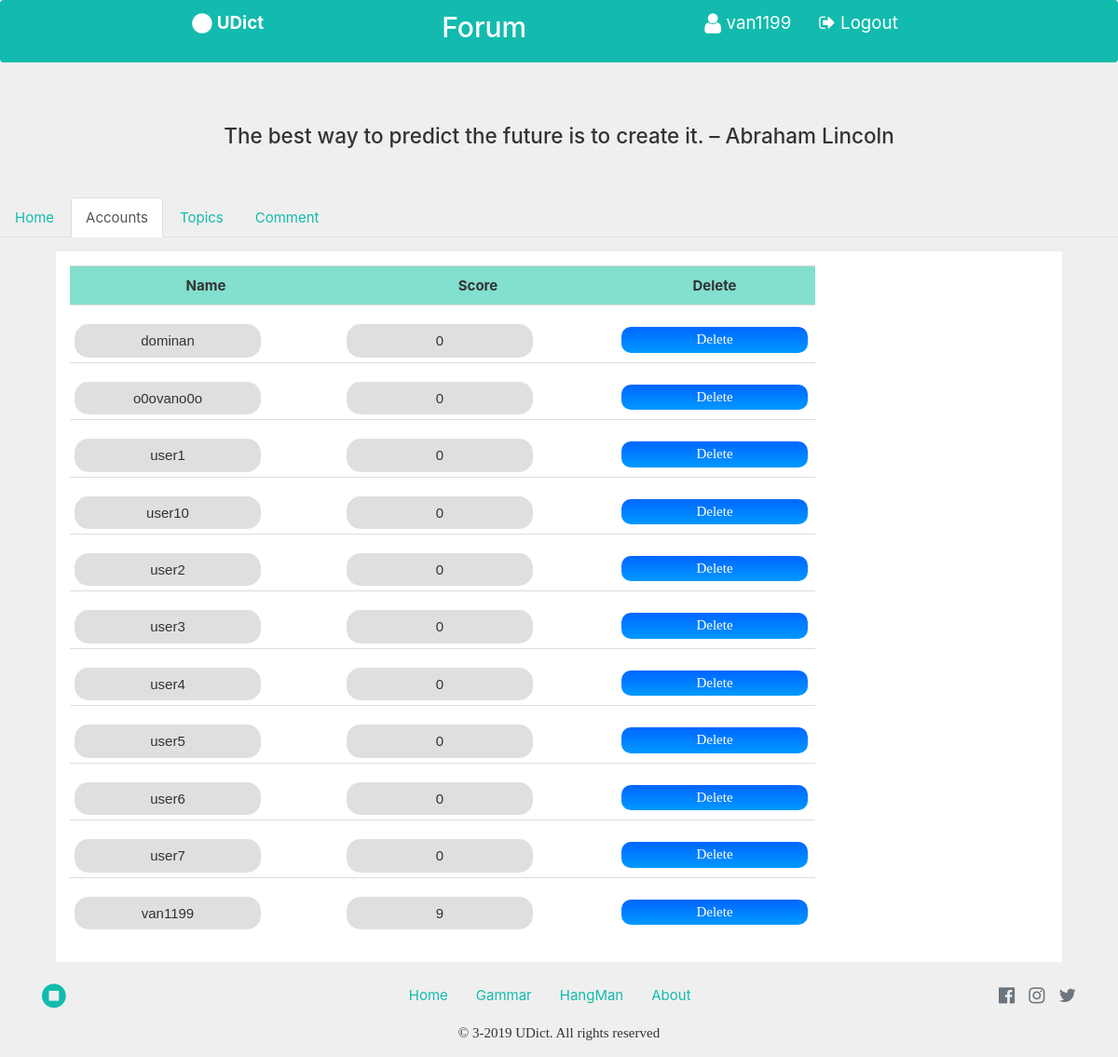
/forum/usercontroll.php (signed in), run on an earlier commit of the app's database.
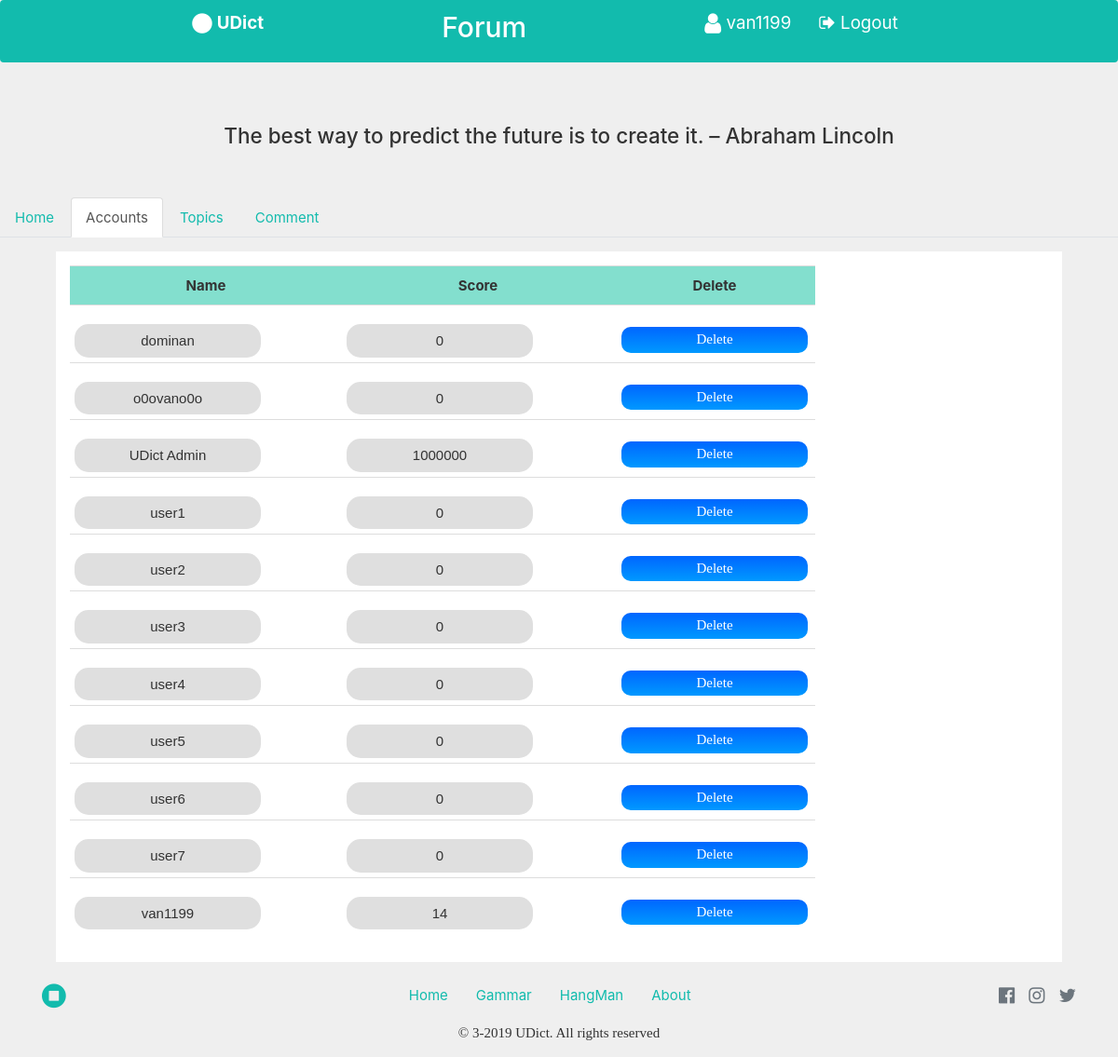
And on a later commit of the database.
### tables this page shows
CREATE TABLE `users` (
  `user_id` int(8) UNSIGNED NOT NULL,
  `username` varchar(15) NOT NULL,
  `password` varchar(64) NOT NULL,
  `point` int(10) UNSIGNED NOT NULL
);

### forum/admin_function.php (the view, shortened to what this page needs)
<?php
function displayuser(){
	include ('dbconn.php');
	$select = mysqli_query($con, "SELECT username,point FROM users ORDER BY username");
	echo "<table class='table' style='width:800px;'>";
	echo "<tr style='background-color:#83DFCE;' ><th width='40%' style='padding:10px;text-align: center; '>Name</th><th width='40%' style='padding:10px;text-align: center; '>Score</th><th width='20%' style='padding:10px;text-align: center; ' >Delete</th></tr>";
	while ($row = mysqli_fetch_assoc($select)) {
		echo "<tr  ><form action='deleteuser.php' method='POST'><td style='padding:5px;'><input name='user' type='text' style='text-align: center;' value='".$row['username']."' readonly='on'></input></td><td style='padding:5px;' ><input name='point' style='text-align: center;'  type='text' value='".$row['point']."' readonly='on'></input></td><td><form action='deleteuser.php' method='POST'><input type='submit' style='display:block;background-color:#83DFCE;color:background-color:#83DFCE;;padding:3px;border-radius: 10px;' value='Delete'></input></form></td></tr>";
	}
	echo "</table>";
}
?>

### forum/usercontroll.php (shortened to what this page needs)
<!DOCTYPE html>
<html>
<?php
 include ('admin_function.php');
?>
<head>
  <link rel="stylesheet" href="https://cdnjs.cloudflare.com/ajax/libs/font-awesome/4.7.0/css/font-awesome.min.css" type="text/css">
 <link rel="stylesheet" href="https://maxcdn.bootstrapcdn.com/bootstrap/3.4.0/css/bootstrap.min.css">
 <link rel="stylesheet" href="styles/main.css" type="text/css">
  <link rel="stylesheet" href="styles/theme.css" type="text/css">
</head>
<body >
  <nav class="navbar bg-primary navbar-dark">
    <div class="container"> <a class="navbar-brand" href="#">
        <i class="fa d-inline fa-lg fa-circle"></i>
        <b> UDict</b>
      </a>
      <a class="navbar-brand" href=\forum/home.php>
        <b><h2> Forum</h2></b>
      </a>
      <div class="row">
        <div class="col-md-12">
         <?php
            if (isset($_SESSION['username'])) {
               echo '<a class="navbar-brand" href="#"> <i class="fa d-inline fa-lg fas fa-user"></i>&nbsp;'.$_SESSION["username"];
            }
             else if ($_SESSION['id']==0) {
              header("Location: /forum/logoutt.php");
            }
            else
            echo  '<a class="navbar-brand" href="login.php"> <i class="fa d-inline fa-lg fa-sign-in"></i>&nbsp;Login'; ?>
            </a>
          <a class="navbar-brand" href="/forum/logoutt.php"><i class="fa fa-user  fa-sign-out"></i><i class="fa d-inline fa-lg fa-lg-out"></i>&nbsp;Logout</a></div>
      </div>
    </div>
  </nav>
  <div class="text-center forumdesc" style="width: 100%;">
      <h4 style="padding: 30px;">The best way to predict the future is to create it. – Abraham Lincoln</h4>
  </div>
  <ul class="nav nav-tabs" >
  <li ><a href="homeadmin.php">Home</a></li>
  <li class="active"><a href="usercontroll.php">Accounts</a></li>
  <li><a href="topiccontroll.php">Topics</a></li>
  <li><a href="commentcontroll.php">Comment</a></li>
</ul>
    <div class="content" style="width: 90%;margin-left: 5%;">
      <?php displayuser(); ?>
    </div>
    <div class="py-3" id="footer" style="clear: both;">
      <div class="container">
        <div class="row">
          <div class="col-md-12 text-center d-md-flex align-items-center"> <i class="d-block fa fa-stop-circle fa-2x mr-md-5 text-primary"></i>
            <ul class="nav mx-md-auto d-flex justify-content-center">
              <li class="nav-item"> <a class="nav-link active" href="#">Home</a> </li>
              <li class="nav-item"> <a class="nav-link" href="#">Gammar</a> </li>
              <li class="nav-item"> <a class="nav-link" href="#">HangMan</a> </li>
              <li class="nav-item"> <a class="nav-link" href="#">About</a> </li>
            </ul>
            <div class="row">
              <div class="col-md-12 d-flex align-items-center justify-content-md-between justify-content-center my-2"> <a href="#">
                  <i class="d-block fa fa-facebook-official text-muted fa-lg mx-2"></i>
                </a> <a href="#">
                  <i class="d-block fa fa-instagram text-muted fa-lg mx-2"></i>
                </a> <a href="#">
                  <i class="d-block fa fa-twitter text-muted fa-lg ml-2"></i>
                </a> </div>
            </div>
          </div>
        </div>
        <div class="row">
          <div class="col-md-12 text-center">
            <p class="mt-2 mb-0">© 3-2019 UDict. All rights reserved</p>
          </div>
        </div>
      </div>
    </div>
</body>
</html>

### forum/styles/main.css (style rules this page uses)
* { margin: 0px; padding: 0px; }
body { background-color: #EFEFEF!important; }
h1, h2, h3 { font-family: Century Gothic; font-weight: normal; margin-bottom: 15px; }
div.forumdesc { width: 700px; display: block; position: relative; float: left; padding: 15px; }
div.content { background-color: white; margin-top: 15px; width: 970px; display: block; position: relative; float: left; padding: 15px; }
a { text-decoration: none; color: #0066FF; }
p { font-family: Calibri; }
input[type="submit"], button { border-radius: 4px; color: white; width: 200px; padding: 7px; font-family: Calibri; background-image: linear-gradient(to bottom, #0066FF, #0099FF); margin-top: 15px; border: none; }
input[type="text"],[type="password"] { border-radius: 15px; width: 200px; padding: 7px; font-family: Arial; margin-top: 15px; border: none; background-color: #DFDFDF; }

### forum/usercontroll.php (style rules this page uses)
body { overflow-x: hidden; box-sizing: border-box; }

What changed in the data, as far as the page shows it:
removed users: user "user10", point "0"
added users: user "UDict Admin", point "1000000"
changed users "van1199": point "9" → "14"
